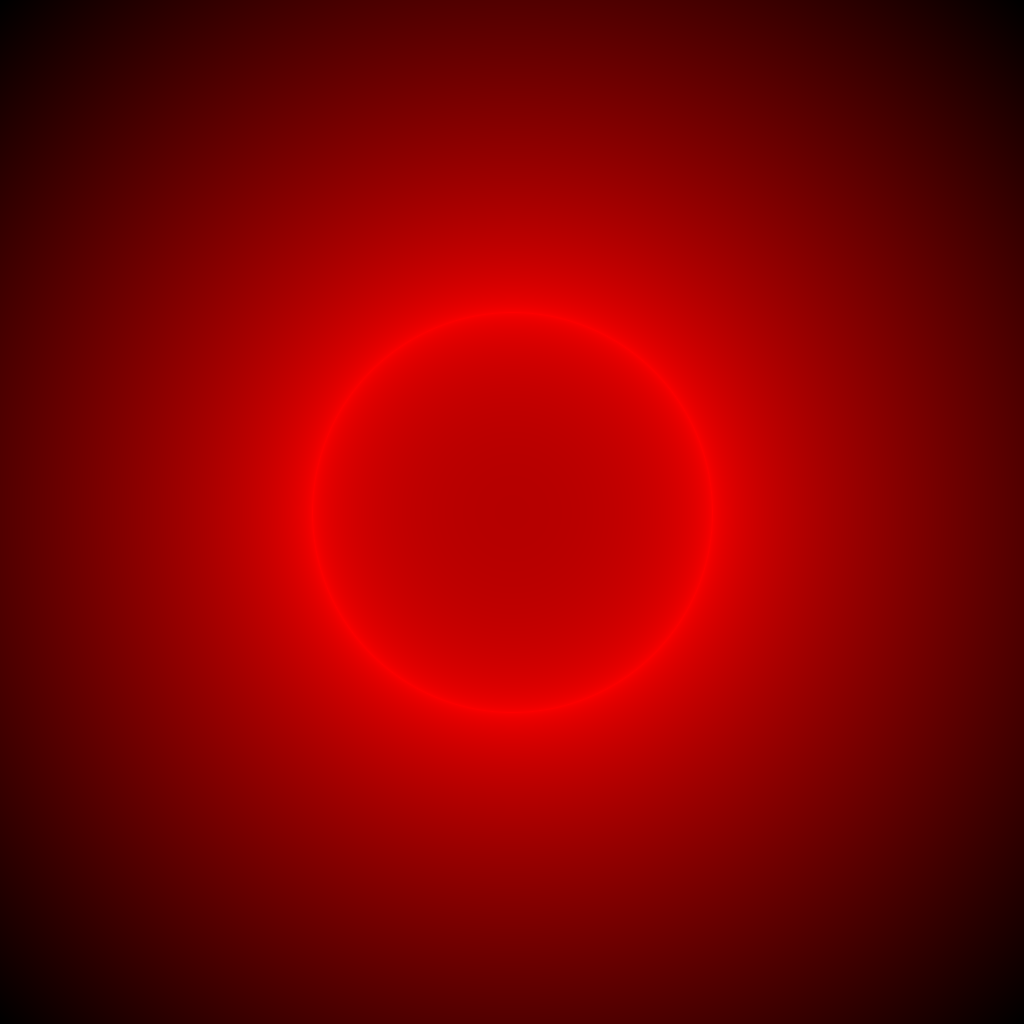

Here is the Python script that generated this plot:
from PIL import Image
img_size = (1024, 1024)

def make_linear_mapper(in_range, out_range):
    in_delta = in_range[1] - in_range[0]
    out_delta = out_range[1] - out_range[0]
    # y = mx + b (m = slope, b = y-intersect)
    m = (out_delta / in_delta)
    # To find b: b = y - mx, just plug in first item of each range
    b = out_range[0] - m * in_range[0]
    def _linear_mapper(val):
        return m * val + b
    return _linear_mapper

def circle_func_gen(center_x, center_y, radius):
    def _circle_error(x, y):
        # Return error by subtracting one side of the equation from the other
        ret = abs(radius**2 - ((x - center_x)**2 + (y - center_y)**2))
        if ret == 0:  # Avoid divide-by-zero error
            return 0.01
        return ret
    return _circle_error

im = Image.new('RGB', img_size)
circle = circle_func_gen(img_size[0]//2, img_size[1]//2, 200)
func = lambda x, y: circle(x, y)**(1/2)

pixel_to_value = {}  # (x, y) -> pixel_value
for x_pixel in range(img_size[0]):
    for y_pixel in range(img_size[1]):
        val = func(x_pixel, y_pixel)
        pixel_to_value[(x_pixel, y_pixel)] = val

max_error = max(pixel_to_value.values())
color_map = make_linear_mapper([0, max_error], [255, 0])

for (x_pixel, y_pixel), val in pixel_to_value.items():
    color = (int(color_map(val)), 0, 0)
    im.putpixel((x_pixel, y_pixel), color)

im.save('o_gradient.png')
im.show()
